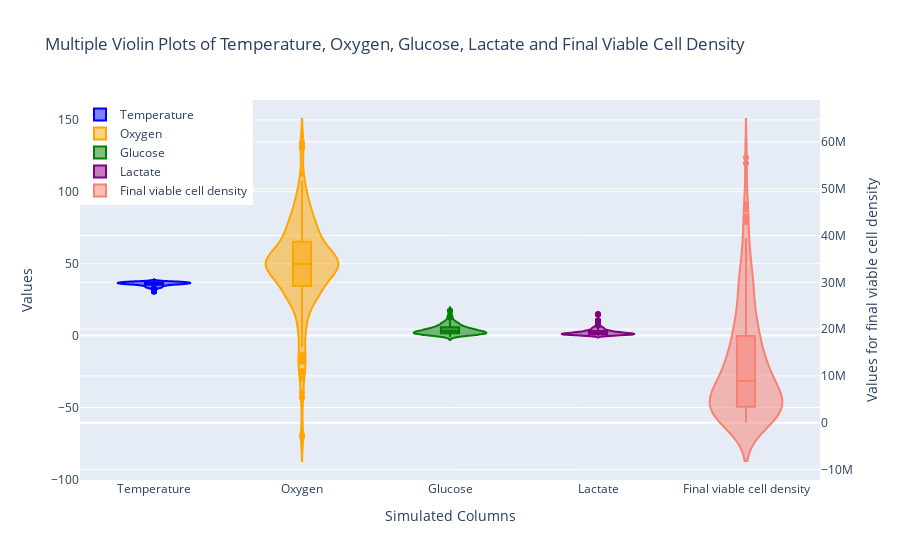

Here is the notebook cell this chart was saved with:
### Markdown cell above
## 3.4 Violin Plot

The Violin plot is hybrid of a box plot and a kernel density plot and it compares probability disributions between two variables (Wikipedia Violin Plot, 2020, Seaborn.pydata.org violinplot, n.d.). Computed using KDE, the curve's width indicates frequency in each section (Yi, 2021). Therefore, the Violin Plot shows both the summary statistics and each variable's density, unlike the box plot which only depicts the summary statistics (Carron, 2021).

For multiple Violin Plots, I imported plotly.express and plotly.graph_objects (Plotly.com Graph Objects, n.d.). I executed Violin plots for multiple traces according to Plotlygraphs (2019), R (2020), Plotly.com Violin (n.d.) and GeeksforGeeks (2021). Trace is a graph object in each plot's data (Plotly.com Traces, n.d.).

For multiple Violin Plots on different y-axes, I referred to Stack Overflow (2023), Paul (2011), Hashcode55 (2017), Matplotlib.org different scales (n.d.) and Ciortan (2019).

### Code cell
# create violin traces for each dataset on the first y-axis
tracetemp = go.Violin(y=templg, name='Temperature', box_visible=True, line_color='blue')
traceoxyg = go.Violin(y=oxygendw, name='Oxygen', box_visible=True, line_color='orange')
tracegluc = go.Violin(y=glucosegx, name='Glucose', box_visible=True, line_color='green')
tracelact = go.Violin(y=lactategx, name='Lactate', box_visible=True, line_color='purple')

# create a violin trace for fvcde on the second y-axis
tracefvcde = go.Violin(y=fvcde, name='Final viable cell density', 
                       box_visible=True, line_color='salmon', yaxis='y2')

# create layout with two y-axes
layout = go.Layout(
    title='Multiple Violin Plots of Temperature, Oxygen, Glucose, Lactate and Final Viable Cell Density',
    xaxis=dict(title='Simulated Columns'),
    yaxis=dict(title='Values'),
    yaxis2=dict(title='Values for final viable cell density', overlaying='y', side='right'),
    legend=dict(x=0, y=1)
)

fig = go.Figure(data=[tracetemp, traceoxyg, tracegluc, tracelact, tracefvcde], layout=layout)
fig.show()

### Figure 1 — Plotly figure (JSON) as saved in the notebook; plotly's stock layout.template omitted (floating-point values rounded to 4 significant figures; data arrays with more than 128 entries replaced by an {"elided": "..."} marker saying what was removed)
{"data": [{"box": {"visible": true}, "line": {"color": "blue"}, "name": "Temperature", "type": "violin", "y": {"elided": "200 float values"}}, {"box": {"visible": true}, "line": {"color": "orange"}, "name": "Oxygen", "type": "violin", "y": {"elided": "200 float values"}}, {"box": {"visible": true}, "line": {"color": "green"}, "name": "Glucose", "type": "violin", "y": {"elided": "200 float values"}}, {"box": {"visible": true}, "line": {"color": "purple"}, "name": "Lactate", "type": "violin", "y": {"elided": "200 float values"}}, {"box": {"visible": true}, "line": {"color": "salmon"}, "name": "Final viable cell density", "type": "violin", "y": {"elided": "200 float values"}, "yaxis": "y2"}], "layout": {"legend": {"x": 0, "y": 1}, "title": {"text": "Multiple Violin Plots of Temperature, Oxygen, Glucose, Lactate and Final Viable Cell Density"}, "xaxis": {"title": {"text": "Simulated Columns"}}, "yaxis": {"title": {"text": "Values"}}, "yaxis2": {"overlaying": "y", "side": "right", "title": {"text": "Values for final viable cell density"}}}}
